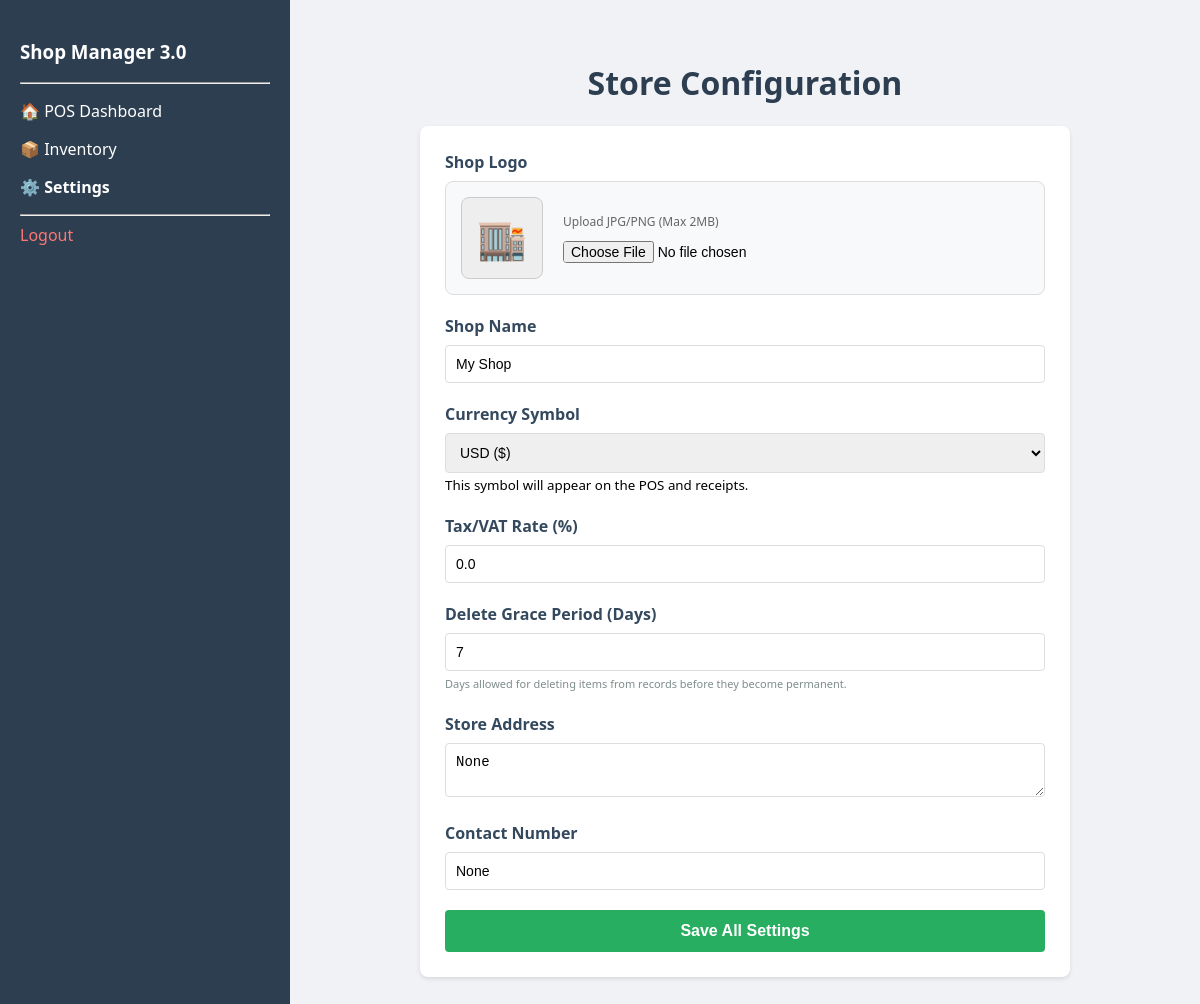
The app's page /settings (signed in), older data.
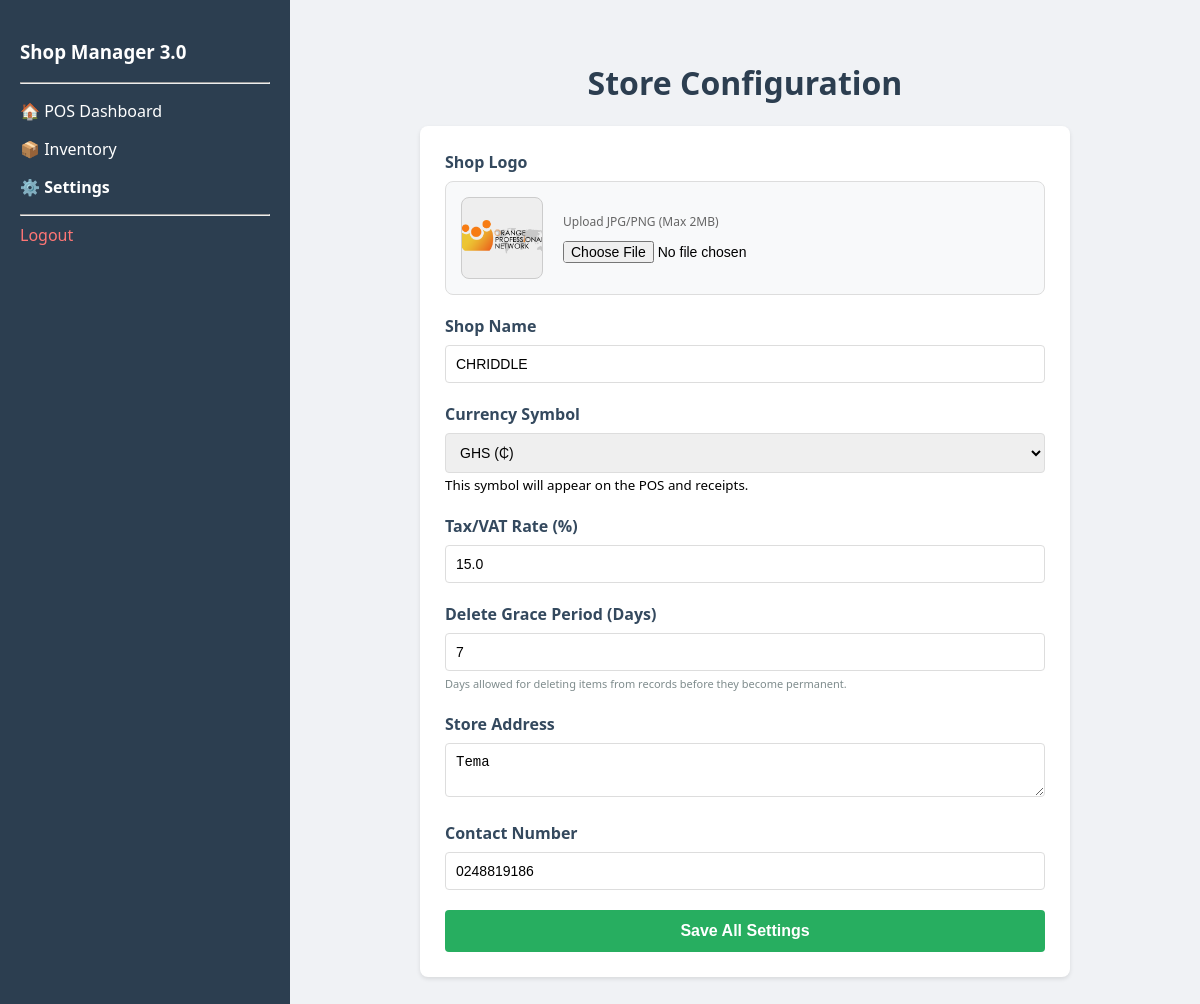
The same page, newer data.
### tables this page shows
CREATE TABLE shop_settings (
            id INTEGER PRIMARY KEY,
            shop_name TEXT,
            logo_path TEXT,
            tax_rate REAL DEFAULT 0.0,
            currency TEXT DEFAULT '$',
            delete_grace_period INTEGER DEFAULT 7,
            address TEXT,
            contact_number TEXT);

### app.py (the view, shortened to what this page needs)
@app.route("/settings", methods=["GET", "POST"])
@login_required
@admin_required
def settings():
    db = get_db()
    return render_template("settings.html")

### app.py (called while the page is built)
def get_db():
    if 'db' not in g:
        g.db = sqlite3.connect(DATABASE)
        g.db.row_factory = sqlite3.Row
        g.db.execute("PRAGMA foreign_keys = ON")
    return g.db

@app.teardown_appcontext
def close_connection(exception):
    db = g.pop('db', None)
    if db is not None:
        db.close()

def login_required(f):
    @wraps(f)
    def decorated_function(*args, **kwargs):
        if 'user' not in session:
            return redirect(url_for('login'))
        return f(*args, **kwargs)
    return decorated_function

def admin_required(f):
    @wraps(f)
    def decorated_function(*args, **kwargs):
        if session.get('role') != 'Admin':
            flash("Unauthorized! Admin rights required.")
            return redirect(url_for('dashboard'))
        return f(*args, **kwargs)
    return decorated_function

@app.context_processor
def inject_shop():
    db = get_db()
    shop_data = db.execute("SELECT * FROM shop_settings WHERE id = 1").fetchone()
    return dict(shop=shop_data)

### templates/settings.html (shortened to what this page needs)
<!DOCTYPE html>
<html>
<head>
</head>
<body>
    <div class="sidebar">
        <h3>Shop Manager 3.0</h3>
        <hr>
        <a href="/dashboard" style="color:white; text-decoration: none;"><p>🏠 POS Dashboard</p></a>
        <a href="/inventory" style="color:white; text-decoration: none;"><p>📦 Inventory</p></a>
        <p><strong>⚙️ Settings</strong></p>
        <hr>
        <a href="/logout" style="color:#ff7675; text-decoration: none;">Logout</a>
    </div>
    <div class="main">
        <h1 style="text-align: center; color: #2c3e50;">Store Configuration</h1>
        <div class="card">
            <form action="/update_settings" method="POST" enctype="multipart/form-data">
                <div class="form-group">
                    <label>Shop Logo</label>
                    <div class="logo-preview-box">
                        <div class="logo-thumbnail">
                            {% if shop.logo_path and shop.logo_path != 'default_logo.png' %}
                                <img src="{{ url_for('static', filename='uploads/' + shop.logo_path) }}" style="width: 100%; height: 100%; object-fit: cover;">
                            {% else %}
                                <span style="font-size: 40px;">🏬</span>
                            {% endif %}
                        </div>
                        <div style="flex: 1;">
                            <p style="margin: 0 0 10px 0; font-size: 12px; color: #666;">Upload JPG/PNG (Max 2MB)</p>
                            <input type="file" name="logo" accept="image/*" style="border: none; padding: 0;">
                        </div>
                    </div>
                </div>
                <div class="form-group">
                    <label>Shop Name</label>
                    <input type="text" name="shop_name" value="{{ shop.shop_name }}" placeholder="Enter shop name..." required>
                </div>
                <div class="form-group">
                    <label for="currency">Currency Symbol</label>
                     <select name="currency" id="currency" class="form-control">
                        <option value="GH₵" {% if shop.currency == 'GH₵' %}selected{% endif %}>GHS (₵)</option>
                        <option value="$" {% if shop.currency == '$' %}selected{% endif %}>USD ($)</option>
                    </select>
                    <small>This symbol will appear on the POS and receipts.</small>
                </div>
                 <div class="form-group" style="flex: 1;">
                        <label>Tax/VAT Rate (%)</label>
                        <input type="number" step="0.01" name="tax_rate" value="{{ shop.tax_rate }}">
                </div>
                <div class="form-group">
                    <label>Delete Grace Period (Days)</label>
                    <input type="number" name="grace_period" value="{{ shop.delete_grace_period }}">
                    <small style="color: #7f8c8d; font-size: 11px;">Days allowed for deleting items from records before they become permanent.</small>
                </div>
                <div class="form-group">
                    <label>Store Address</label>
                    <textarea name="address" rows="2" placeholder="Physical location...">{{ shop.address }}</textarea>
                </div>
                <div class="form-group">
                    <label>Contact Number</label>
                    <input type="text" name="contact" value="{{ shop.contact_number }}" placeholder="e.g. +233 ...">
                </div>
                <button type="submit" class="btn">Save All Settings</button>
            </form>
        </div>
    </div>
</body>
</html>

### templates/settings.html (style rules this page uses)
body { font-family: 'Segoe UI', sans-serif; margin: 0; display: flex; height: 100vh; background: #f0f2f5; }
.sidebar { width: 250px; background: #2c3e50; color: white; padding: 20px; }
.main { flex: 1; padding: 40px; overflow-y: auto; }
.card { background: white; padding: 25px; border-radius: 8px; box-shadow: 0 2px 4px rgba(0,0,0,0.1); max-width: 600px; margin: auto; }
.form-group { margin-bottom: 20px; }
label { display: block; margin-bottom: 8px; font-weight: bold; color: #34495e; }
input, select, textarea { width: 100%; padding: 10px; border: 1px solid #ddd; border-radius: 4px; box-sizing: border-box; font-size: 14px; }
.btn { width: 100%; padding: 12px 20px; border: none; border-radius: 4px; color: white; cursor: pointer; background: #27ae60; font-size: 16px; font-weight: bold; transition: 0.3s; }
.logo-preview-box { display: flex; align-items: center; gap: 20px; background: #f8f9fa; padding: 15px; border-radius: 8px; border: 1px solid #ddd; }
.logo-thumbnail { width: 80px; height: 80px; background: #eee; border-radius: 8px; overflow: hidden; display: flex; align-items: center; justify-content: center; border: 1px solid #ccc; }

Row changes from the older to the newer data that the page shows:
changed shop_settings: logo_path: picture added; shop_name "My Shop" → "CHRIDDLE"; currency "USD ($)" → "GHS (₵)"; tax_rate "0.0" → "15.0"; address (not shown) → "Tema"; contact (not shown) → "0248819186"; logo_path "default_logo.png" → "opn_black.png" (drawn)
Text that changed along with them:
form field address: "None" → (not shown)
form field contact: "None" → (not shown)
